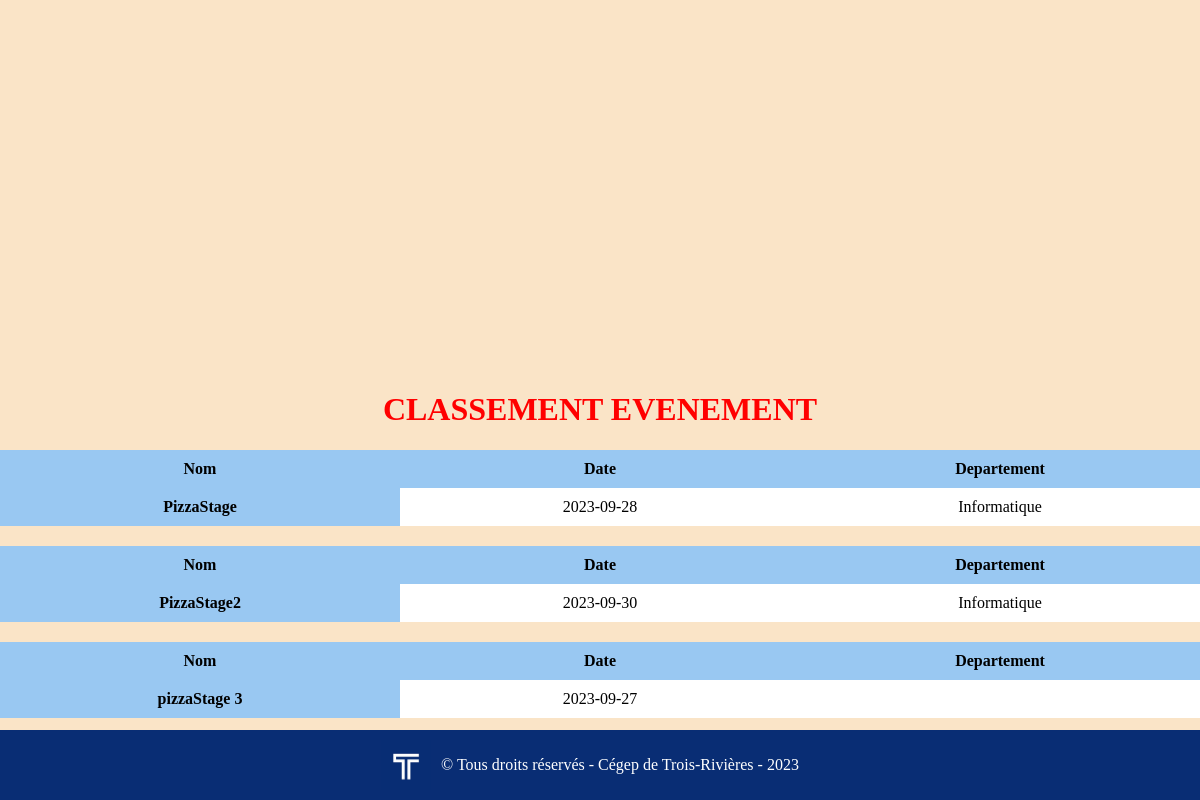
/recap.php (signed in), run on the app's committed database.
### tables this page shows
CREATE TABLE IF NOT EXISTS `evenement` (
`id` int(11) NOT NULL,
  `nom` varchar(120) NOT NULL,
  `date` date NOT NULL,
  `departement` varchar(120) NOT NULL,
  `heureuxEleve` int(11) NOT NULL,
  `moyenHeureuxEleve` int(11) NOT NULL,
  `pasHeureuxEleve` int(11) NOT NULL,
  `heureuxEntreprise` int(11) NOT NULL,
  `moyenHeureuxEntreprise` int(11) NOT NULL,
  `pasHeureuxEntreprise` int(11) NOT NULL,
  `lieu` varchar(250) NOT NULL,
  `Heure` time NOT NULL
);

### recap.php (the view, shortened to what this page needs)
<?php
$servername="localhost";
$username="root";
$password="root";
$db="intra";
$conn = new mysqli($servername,$username,$password,$db);
$conn->query("SET NAMES utf8");
?>
<!DOCTYPE html>
<html lang="en">
<head>
    <link rel="stylesheet"  href="css/style.css">
</head>
<body class="bodyRecap">
<div id="chartContainer" style="height: 370px; width: 100%;"></div>
<div class="titreRecapEvent">
<h1 class="titreEvent">CLASSEMENT EVENEMENT</h1>
</div>
<div  class="RecapComparaison">
   <?php
 $sql = "SELECT nom,date,departement,heureuxEleve,moyenHeureuxEleve,pasHeureuxEleve,heureuxEntreprise,moyenHeureuxEntreprise,pasHeureuxEntreprise,lieu,heure FROM evenement ORDER BY heureuxEleve DESC ";
 $result = $conn->query($sql);
 if($result ->num_rows>0){
     while($row=$result->fetch_assoc()){
         ?>
<table class="table " style="" >
<thead>
 <tr >
   <th scope="col" >Nom </th>
   <th scope="col">Date </th>
   <th scope="col">Departement </th>
 </tr>
</thead>
<tbody>
 <tr>
   <th scope="row"><?php echo $row["nom"]?></th>
   <td><?php echo $row["date"]?></td>
   <td><?php echo $row["departement"]?></td>
 </tr>
</tbody>
</table>
<?php
     }
 }else{
     echo "0 results";
 }
 ?>
</div>
<div class="footerRecap">
    <div class="footerContent">
        <img src="img/logocegep.jpg" class="logocegepFooter" alt="logocegep">
        <p>© Tous droits réservés - Cégep de Trois-Rivières - 2023</p>
    </div>
</div>
</body>
</html>

### css/style.css (style rules this page uses)
.table { width: 100%; border-collapse: collapse; margin-top: 20px; background-color: #fff; }
.table th { background-color: #99C8F2; padding: 10px; text-align: center; width: 300px; max-width: 40%; }
.table td { padding: 10px; text-align: center; }
.bodyRecap { background: #FAE4C7;; margin: 0; width: 100%; }
.titreEvent { color: red; text-align: center; }
.footerContent { display: flex; justify-content: center; align-items: center; }
.logocegepFooter { width: 50px; max-width: 10%; margin-right: 10px; }
p { margin: 0; white-space: nowrap; }
.footerRecap { background-color: #092d74; padding: 10px; text-align: center; color: white; position: absolute; bottom: 0; right: 0; width: 100%; }

### data on the page
evenement: nom "PizzaStage", date "2023-09-28", departement "Informatique"
evenement: nom "PizzaStage2", date "2023-09-30", departement "Informatique"
evenement: nom "pizzaStage 3", date "2023-09-27"
